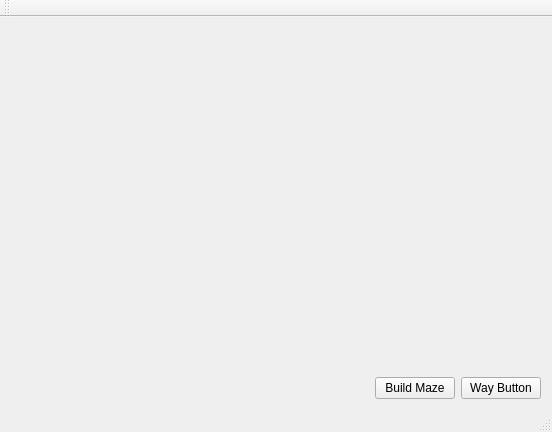
<?xml version="1.0" encoding="UTF-8"?>
<ui version="4.0">
 <class>MainWindow</class>
 <widget class="QMainWindow" name="MainWindow">
  <property name="geometry">
   <rect>
    <x>0</x>
    <y>0</y>
    <width>552</width>
    <height>432</height>
   </rect>
  </property>
  <property name="windowTitle">
   <string>MainWindow</string>
  </property>
  <widget class="QWidget" name="centralWidget">
   <layout class="QGridLayout" name="gridLayout">
    <item row="0" column="0">
     <layout class="QVBoxLayout" name="sceneLayout">
      <item>
       <spacer name="verticalSpacer">
        <property name="orientation">
         <enum>Qt::Vertical</enum>
        </property>
        <property name="sizeHint" stdset="0">
         <size>
          <width>20</width>
          <height>40</height>
         </size>
        </property>
       </spacer>
      </item>
     </layout>
    </item>
    <item row="3" column="0">
     <layout class="QHBoxLayout" name="horizontalLayout_2">
      <property name="sizeConstraint">
       <enum>QLayout::SetDefaultConstraint</enum>
      </property>
      <item>
       <spacer name="horizontalSpacer">
        <property name="orientation">
         <enum>Qt::Horizontal</enum>
        </property>
        <property name="sizeHint" stdset="0">
         <size>
          <width>40</width>
          <height>20</height>
         </size>
        </property>
       </spacer>
      </item>
      <item>
       <widget class="QPushButton" name="buildButton">
        <property name="text">
         <string>Build Maze</string>
        </property>
       </widget>
      </item>
      <item>
       <widget class="QPushButton" name="findWayButton">
        <property name="text">
         <string>Way Button</string>
        </property>
       </widget>
      </item>
     </layout>
    </item>
   </layout>
  </widget>
  <widget class="QMenuBar" name="menuBar">
   <property name="geometry">
    <rect>
     <x>0</x>
     <y>0</y>
     <width>552</width>
     <height>21</height>
    </rect>
   </property>
  </widget>
  <widget class="QToolBar" name="mainToolBar">
   <attribute name="toolBarArea">
    <enum>TopToolBarArea</enum>
   </attribute>
   <attribute name="toolBarBreak">
    <bool>false</bool>
   </attribute>
  </widget>
  <widget class="QStatusBar" name="statusBar"/>
 </widget>
 <layoutdefault spacing="6" margin="11"/>
 <resources/>
 <connections/>
</ui>
